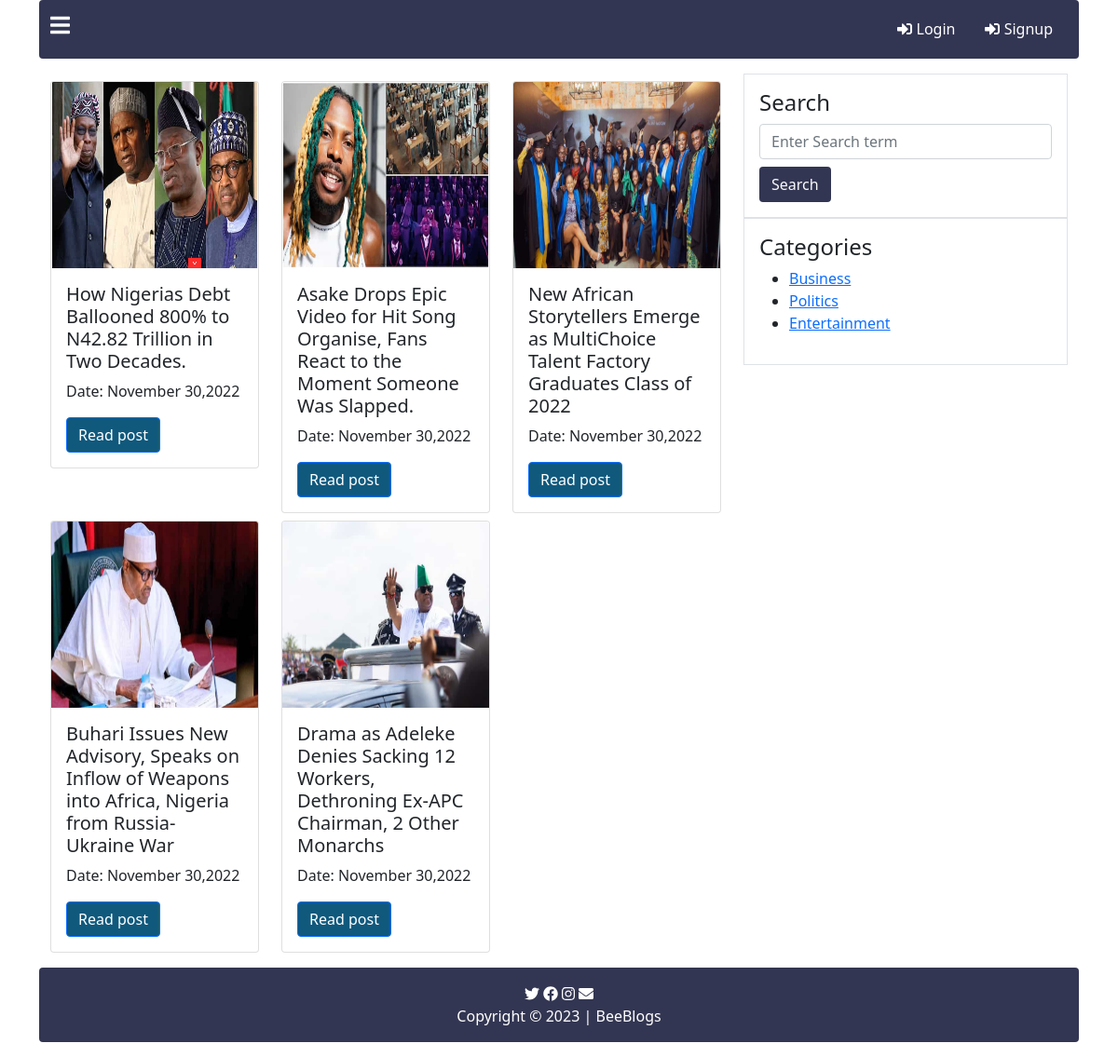
/body.php, run on the app's committed database.
### tables this page shows
CREATE TABLE `posts` (
  `id` int(11) NOT NULL,
  `title` varchar(1000) DEFAULT NULL,
  `content` text DEFAULT NULL,
  `status` int(11) NOT NULL DEFAULT 0,
  `category_id` varchar(1000) DEFAULT NULL,
  `thumbnail` varchar(1000) DEFAULT NULL,
  `timestamp` timestamp(6) NOT NULL DEFAULT current_timestamp(6)
);

CREATE TABLE `category` (
  `id` int(11) NOT NULL,
  `name` varchar(1000) DEFAULT NULL
);

### body.php (the view, shortened to what this page needs)
<?php
 require "inc/header.php";
 ?>
<div class="container">
    <?php require './pages/header-home.php'; ?>
    <div class="container-fluid my-3">
        <div class="row">
            <div class="col-8">
                <div class="row">
                    <?php
              $sql = "SELECT * FROM posts ORDER BY id DESC";
              $query = mysqli_query($connection,$sql);
               while($result = mysqli_fetch_assoc($query)) {
                ?>
                    <div class="col-4 mt-2">
                        <div class="card">
                            <img src="<?php echo $result["thumbnail"]; ?>" style="height:200px; width:100%"
                                class="card-img-top">
                            <div class="card-body">
                                <h5 class="card-title"><?php echo $result["title"]; ?></h5>
                                <p class="card-text">Date: <?php echo date("F j,Y", strtotime($result["timestamp"])) ?>
                                </p>
                                <a href="read-post.php?post_id=<?php echo $result["id"]; ?>" class="btn btn-primary"
                                    style="background-color:#10597d;">Read post</a>
                            </div>
                        </div>
                    </div>
                    <?php
            }
          ?>
                </div>
            </div>
            <div class="col-4">
                <div class="border p-3">
                    <form action="search.php" method="post">
                        <div class="form-group">
                            <h4>Search</h4>
                            <input type="text" class="form-control" name="search" placeholder="Enter Search term" id=""
                                required>
                        </div>
                        <button type="submit" class="btn text-light mt-2"
                            style="background-color:#333652;">Search</button>
                    </form>
                </div>
                <div class="border p-3">
                    <h4>Categories</h4>
                    <ul>
                        <?php
							$sql_c = "SELECT * FROM category ORDER BY id DESC";
							$query_c = mysqli_query($connection,$sql_c);
							while ($result_c = mysqli_fetch_assoc($query_c)) {
								   ?>
                        <li>
                            <a href="post-category.php?post_category_id=<?php echo $result_c["id"];?>">
                                <?php echo $result_c["name"] ?></a>
                        </li>
                        <?php
						   }
						?>
                    </ul>
                </div>
            </div>
        </div>
    </div>
    <?php require './pages/footer-home.php'; ?>
</div>
 <?php
 require "inc/footer.php";
 ?>

### inc/header.php (shortened to what this page needs)
<!DOCTYPE html>
<html lang="en">
<head>
    <link rel="stylesheet" href="assets/css/styles.css" />
    <link rel="stylesheet" type="text/css" href="assets/bootstrap/bootstrap.min.css">
    <link rel="stylesheet" href="assets/fontawesome/all.css" />
    <link rel="stylesheet" href="assets/fontawesome/all.min.css" />
    <link rel="stylesheet" href="assets/fontawesome/fontawesome.css" />
    <link rel="stylesheet" href="assets/fontawesome/regular.css" />
    <link rel="stylesheet" href="assets/fontawesome/solid.css" />
</head>
<body>

### pages/header-home.php
<nav class="navbar rounded navbar-light " style="background-color:#333652">
    <div class=" container-fluid">
        <a class="navbar-brand text-light" href="index.php">
            <h4> <i class="fas fa-bars"></i> </h4>
        </a>
        <div class="d-flex">
            <?php
        if(isset($_SESSION["user"])){
          ?>
            <a href="dashboard.php" class="nav-link text-white">Dashboard </a><span></span>
            <a href="logout.php" class="nav-link text-danger">
                <i class="fas fa-sign-out-alt"></i> Logout</a>
            <?php
        }else{
          ?>
            <a href="login.php" class="nav-link text-white">
            <i class="fas fa-sign-in-alt"></i> Login </a><span></span>
            <a href="register.php" class="nav-link text-white">
            <i class="fas fa-sign-in-alt"></i> Signup</a>
            <?php
        }
      ?>
        </div>
    </div>
</nav>

### pages/footer-home.php
<div class="container-fluid rounded " style="background-color:#333652;">
    <p class=" text-white text-center py-3">
        <i class="social-icon fab fa-twitter"></i>
        <i class="social-icon fab fa-facebook"></i>
        <i class="social-icon fab fa-instagram"></i>
        <i class="social-icon fas fa-envelope"></i><br />
        Copyright &copy; <?php echo date("Y"); ?> | BeeBlogs
    </p>
</div>

### inc/footer.php (shortened to what this page needs)
</body>
</html>

### data on the page
posts: thumbnail (picture), title "How Nigerias Debt Ballooned 800% to N42.82 Trillion in Two Decades.", timestamp "November 30,2022"
posts: thumbnail (picture), title "Asake Drops Epic Video for Hit Song Organise, Fans React to the Moment Someone Was Slapped.", timestamp "November 30,2022"
posts: thumbnail (picture), title "New African Storytellers Emerge as MultiChoice Talent Factory Graduates Class of 2022", timestamp "November 30,2022"
posts: thumbnail (picture), title "Buhari Issues New Advisory, Speaks on Inflow of Weapons into Africa, Nigeria from Russia-Ukraine War", timestamp "November 30,2022"
posts: thumbnail (picture), title "Drama as Adeleke Denies Sacking 12 Workers, Dethroning Ex-APC Chairman, 2 Other Monarchs", timestamp "November 30,2022"
category: name "Business"
category: name "Politics"
category: name "Entertainment"
